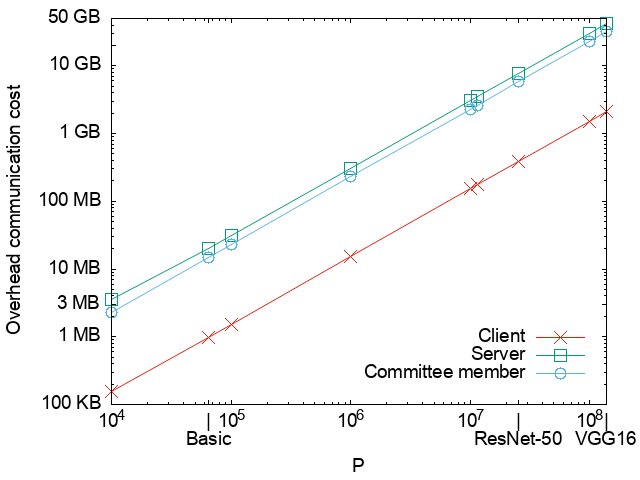

Recreate this plot in gnuplot.
set terminal png font "Helvetica,14" 
set output "online_comm_c20_n300.png"
set datafile sep ','
set key bottom right Right offset 0, 1
set xlabel "P" offset 0, -1
set ylabel "Overhead communication cost"
set ytics add ("100 KB" 0.1)
set ytics add ("1 MB" 1)
set ytics add ("3 MB" 3)
set ytics add ("10 MB" 10)
set ytics add ("100 MB" 100)
set ytics add ("1 GB" 1000)
set ytics add ("10 GB" 10000)
set ytics add ("" 20000)
set ytics add ("50 GB" 50000)
set xtics add ("10^4" 10000)
set xtics add ("|\nBasic" 64811)
set xtics add ("10^5" 100000)
set xtics add ("10^6" 1000000)
set xtics add ("10^7" 10000000)
# set xtics add ("|\nResNet-18" 11511784)
set xtics add ("|\nResNet-50" 25557032)
set xtics add ("10^8" 100000000)
set xtics add ("|\nVGG16" 138357544) offset 0, 0
set log y
set log x
# set xtics rotate by 90 right

# x=p, for committee_size=10 and p=100
plot [9999:138357545][:50000] '../online_comm/online_comm.csv' every ::171::179 using 3:($4-$7) title 'Client' with linespoints pt 2 ps 2 lc 7, \
             '../online_comm/online_comm.csv' every ::171::179 using 3:($5-$8) title 'Server' with linespoints pt 4 ps 2 lc 2, \
             '../online_comm/online_comm.csv' every ::171::179 using 3:6 title 'Committee member' with linespoints pt 6 ps 2 lc 3
